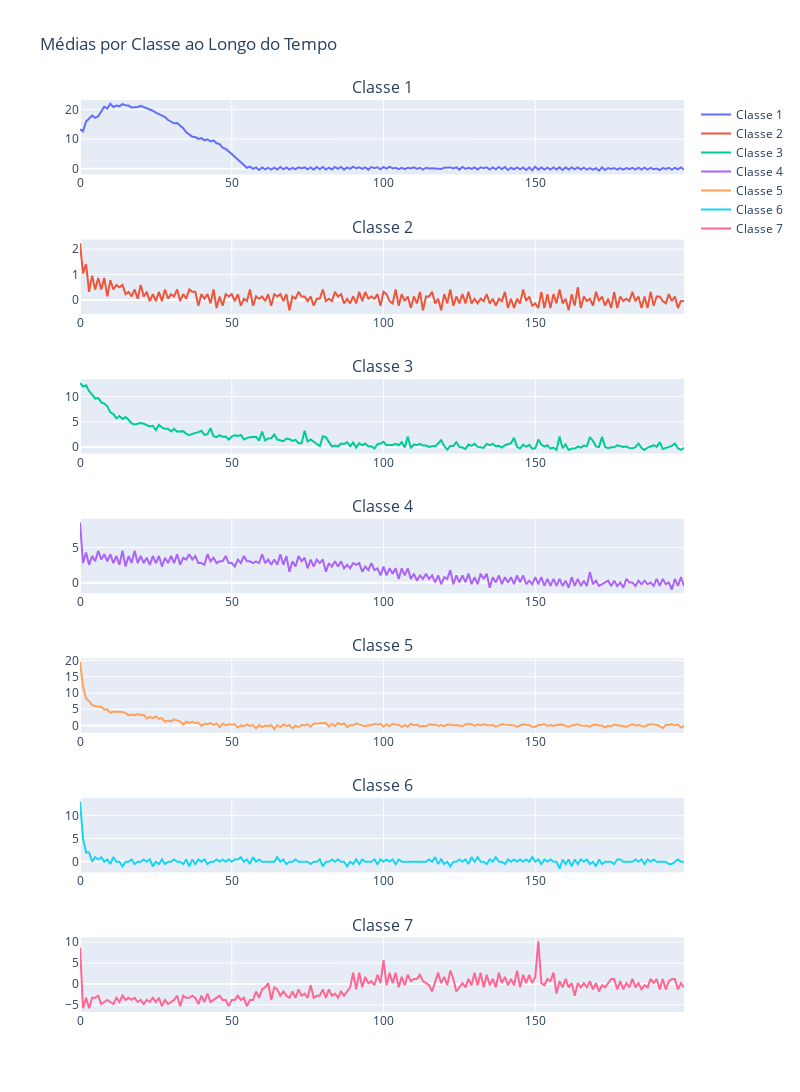

Write notebook code for a chart like this one.
### Code cell
# Supondo que 'df_classes' é o seu DataFrame

# Criar uma figura com subplots
fig = make_subplots(rows=7, cols=1, subplot_titles=[f'Classe {classe}' for classe in df_classes.index])

# Adicionar um gráfico de linha para cada classe
for i, classe in enumerate(df_classes.index):
    fig.add_trace(go.Scatter(x=df_classes.columns, y=df_classes.loc[classe], mode='lines', name=f'Classe {classe}'), row=i+1, col=1)

fig.update_layout(height=4000, width=800, title_text="Médias por Classe ao Longo do Tempo")
fig.show()

### Figure 1 — Plotly figure (JSON) as saved in the notebook; plotly's stock layout.template omitted (floating-point values rounded to 4 significant figures; data arrays with more than 128 entries replaced by an {"elided": "..."} marker saying what was removed)
{"data": [{"mode": "lines", "name": "Classe 1", "type": "scatter", "x": {"elided": "200 int values"}, "xaxis": "x", "y": {"elided": "200 float values"}, "yaxis": "y"}, {"mode": "lines", "name": "Classe 2", "type": "scatter", "x": {"elided": "200 int values"}, "xaxis": "x2", "y": {"elided": "200 float values"}, "yaxis": "y2"}, {"mode": "lines", "name": "Classe 3", "type": "scatter", "x": {"elided": "200 int values"}, "xaxis": "x3", "y": {"elided": "200 float values"}, "yaxis": "y3"}, {"mode": "lines", "name": "Classe 4", "type": "scatter", "x": {"elided": "200 int values"}, "xaxis": "x4", "y": {"elided": "200 float values"}, "yaxis": "y4"}, {"mode": "lines", "name": "Classe 5", "type": "scatter", "x": {"elided": "200 int values"}, "xaxis": "x5", "y": {"elided": "200 float values"}, "yaxis": "y5"}, {"mode": "lines", "name": "Classe 6", "type": "scatter", "x": {"elided": "200 int values"}, "xaxis": "x6", "y": {"elided": "200 float values"}, "yaxis": "y6"}, {"mode": "lines", "name": "Classe 7", "type": "scatter", "x": {"elided": "200 int values"}, "xaxis": "x7", "y": {"elided": "200 float values"}, "yaxis": "y7"}], "layout": {"annotations": [{"font": {"size": 16}, "showarrow": false, "text": "Classe 1", "x": 0.5, "xanchor": "center", "xref": "paper", "y": 1.0, "yanchor": "bottom", "yref": "paper"}, {"font": {"size": 16}, "showarrow": false, "text": "Classe 2", "x": 0.5, "xanchor": "center", "xref": "paper", "y": 0.8469, "yanchor": "bottom", "yref": "paper"}, {"font": {"size": 16}, "showarrow": false, "text": "Classe 3", "x": 0.5, "xanchor": "center", "xref": "paper", "y": 0.6939, "yanchor": "bottom", "yref": "paper"}, {"font": {"size": 16}, "showarrow": false, "text": "Classe 4", "x": 0.5, "xanchor": "center", "xref": "paper", "y": 0.5408, "yanchor": "bottom", "yref": "paper"}, {"font": {"size": 16}, "showarrow": false, "text": "Classe 5", "x": 0.5, "xanchor": "center", "xref": "paper", "y": 0.3878, "yanchor": "bottom", "yref": "paper"}, {"font": {"size": 16}, "showarrow": false, "text": "Classe 6", "x": 0.5, "xanchor": "center", "xref": "paper", "y": 0.2347, "yanchor": "bottom", "yref": "paper"}, {"font": {"size": 16}, "showarrow": false, "text": "Classe 7", "x": 0.5, "xanchor": "center", "xref": "paper", "y": 0.08163, "yanchor": "bottom", "yref": "paper"}], "height": 4000, "title": {"text": "Médias por Classe ao Longo do Tempo"}, "width": 800, "xaxis": {"anchor": "y", "domain": [0, 1]}, "xaxis2": {"anchor": "y2", "domain": [0, 1]}, "xaxis3": {"anchor": "y3", "domain": [0, 1]}, "xaxis4": {"anchor": "y4", "domain": [0, 1]}, "xaxis5": {"anchor": "y5", "domain": [0, 1]}, "xaxis6": {"anchor": "y6", "domain": [0, 1]}, "xaxis7": {"anchor": "y7", "domain": [0, 1]}, "yaxis": {"anchor": "x", "domain": [0.9184, 1.0]}, "yaxis2": {"anchor": "x2", "domain": [0.7653, 0.8469]}, "yaxis3": {"anchor": "x3", "domain": [0.6122, 0.6939]}, "yaxis4": {"anchor": "x4", "domain": [0.4592, 0.5408]}, "yaxis5": {"anchor": "x5", "domain": [0.3061, 0.3878]}, "yaxis6": {"anchor": "x6", "domain": [0.1531, 0.2347]}, "yaxis7": {"anchor": "x7", "domain": [0, 0.08163]}}}
